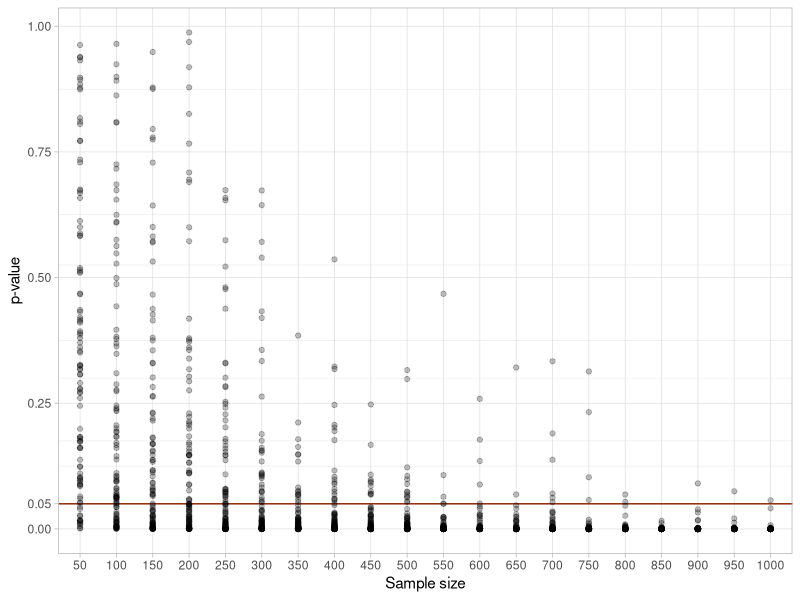

The R source for this figure:
## ---- chunk 1
#| label: sample-size
#| echo: false
#| message: false
#| fig-width: 7
#| fig-align: center

library(tidyverse)
theme_set(theme_light())

sample_sizes <- seq(25, 500, by = 25)
n_draws <- 100

simulate_ttest <- function(n) {
  set.seed(8723)
  tibble(
    draw = 1:n_draws,
    p_value = map_dbl(1:n_draws, ~ {
      group1 <- rnorm(n, mean = 0, sd = 1)
      group2 <- rnorm(n, mean = 0.3, sd = 1)
      t.test(group1, group2)$p.value
    })
  )
}

results <- map_dfr(
  sample_sizes,
  ~simulate_ttest(.x) |> mutate(sample_size = .x)
)

results |> 
  ggplot(aes(as.factor(sample_size*2), p_value)) +
  geom_hline(yintercept = 0.05, colour = "orangered4") +
  geom_point(alpha = 0.25) +
  scale_y_continuous(breaks = c(seq(0, 1, 0.25), 0.05)) +
  labs(
    x = "Sample size",
    y = "p-value"
  )
